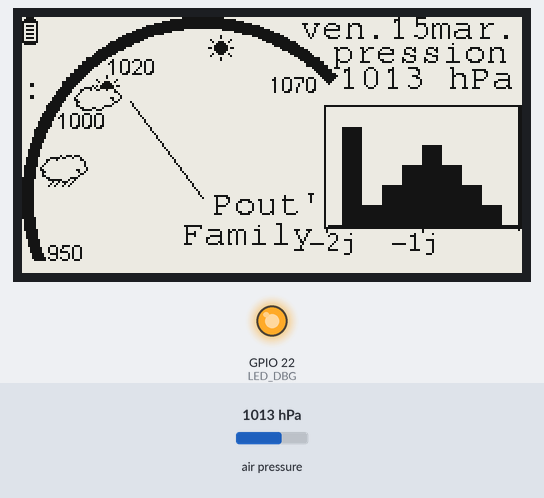
Recording of a program running on a simulated ESP32. Parts: 250×128 one-colour display, output pins drawn as LEDs (lit = HIGH). The test bench sets the inputs (shaded band); at power-on: air pressure 1013 hPa. WiFi joins after 1.5 s; servers stay silent unless stated; network time is answered at once with the bench clock; the local clock reads 2024-03-15 10:24:30 at power-on unless the program sets it; not simulated (calls return 0 or success): WifiConfig.h; what the program prints to the serial monitor is not drawn.

Above: at 5.2 s.
5.3 s: air pressure set to 952 hPa
At 12.1 s:
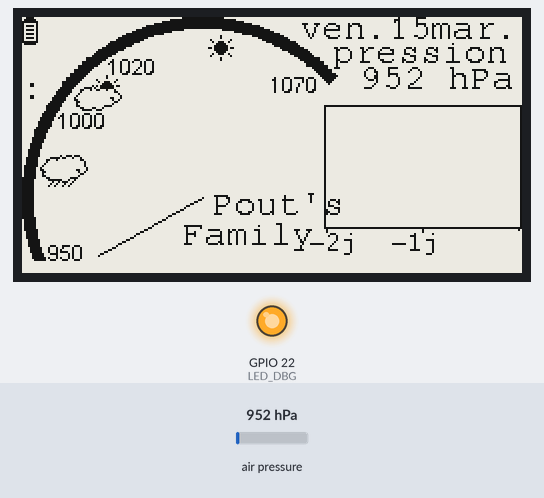
12.6 s: air pressure set to 975 hPa
At 17.9 s:
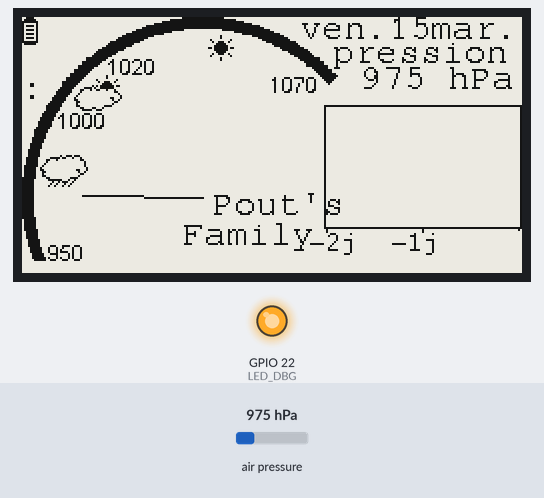
19.9 s: air pressure set to 1000 hPa
At 24.9 s:
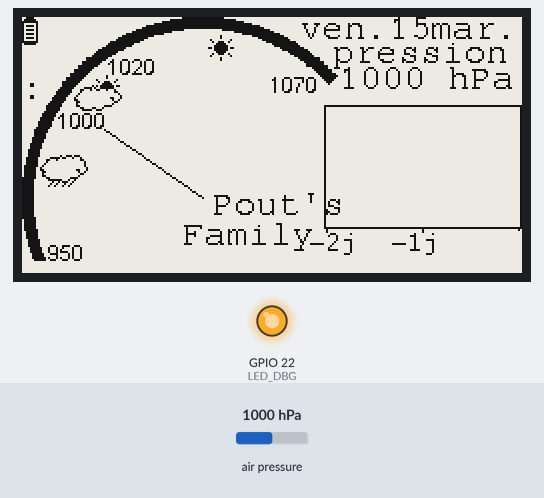
Timing chart, 0 to 26.4 s (numbered marks = the images above; inputs shaded):
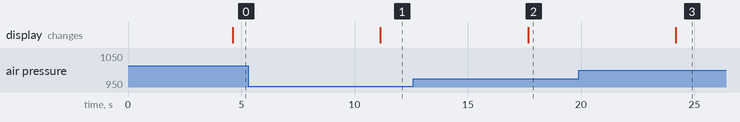

Measured:
- after the input at 5.3 s, the display: changes after 5.8 s (image 1)
- after the input at 12.6 s, the display: changes after 5.1 s (image 2)
- after the input at 19.9 s, the display: changes after 4.3 s (image 3)

The program:

main.cpp
```cpp
/******************************************************************************
    BarometrePS                                     Stéphane Lepoutère (c) 2020

    Fait
        Lecture de la pression
        Affichage sur écran paperScreen avec graphe si changement
    A faire
        Affichage de l'heure
        Affichage tendance
*/

// Sources : http://www.lilygo.cn/prod_view.aspx?TypeId=50031&Id=1149

#include <Arduino.h>
#include <config.h>

// include library, include base class, make path known
#include <wire.h>
#include "SPI.h"
#include <GxEPD.h>
#include "include/time.h"

// include library, gestion WIFI, fichiers systèmes et json
#include "WifiConfig.h"

#include <wifi.h>
#include <NTPClient.h>
#include <WiFiUdp.h>
#include <time.h>
#include <esp32Ping.h>

// Include capteur de pression
#include <Adafruit_BMP085.h>

#include <GxGDEH0213B73/GxGDEH0213B73.h>        // 2.13" b/w newer panel

extern const unsigned char posAiguille[][2];

int bmpWidth = 250, bmpHeight = 122;
extern const unsigned char lilygo[];
// FreeFonts from Adafruit_GFX
//#include <Fonts/FreeMonoBold12pt7b.h>
//#include <Fonts/FreeMonoBold18pt7b.h>
//#include <Fonts/FreeMonoBold24pt7b.h>
#include <Fonts/FreeMono9pt7b.h>

#include <GxIO/GxIO.h>
#include <GxIO/GxIO_SPI/GxIO_SPI.h>

GxIO_Class io(SPI, /*CS=5*/ ELINK_SS, /*DC=*/ELINK_DC, /*RST=*/ELINK_RESET);
GxEPD_Class display(io, /*RST=*/ELINK_RESET, /*BUSY=*/ELINK_BUSY);

SPIClass sdSPI(VSPI);

int startX = 0, startY = 0;

// définition du capteur de pression
Adafruit_BMP085 bmp;

// Définition des configuration du WIFI
// ----- création des objets serveurs et paramètres ---
const char *ssid = YOUR_WIFI_SSID;
const char *password = YOUR_WIFI_PASSWD;

// Configuration du serveur NTP
const char *ntpServer = "pool.ntp.org";
const long gmtOffset_sec = 0;
const int daylightOffset_sec = 3600;
// Define NTP Client to get time
WiFiUDP ntpUDP;
NTPClient timeClient(ntpUDP);

const char t_jour[7][5] =
    {"dim.", "lun.", "mar.", "mer.", "jeu.", "ven.", "sam."};

const char t_mois[12][5] =
    {"jan.", "fev.", "mar.", "avr.", "mai ", "juin", "jui.", "aou.", "sep.", "oct.", "nov.", "dec."};

// Protypes des fonctions
void setup_init();
void initWiFi();

//-----------------------------------------------------------------------------
// SETUP ----------------------------------------------------------------------
void setup()
{
    // Lecture de l'origine du reset
    esp_sleep_wakeup_cause_t wakeup_reason;
    wakeup_reason = esp_sleep_get_wakeup_cause();

    // Configuration du port série, du port SPI, de l'écran
    setup_init();

    // affichage de l'origine du reset
    switch (wakeup_reason)
    {
        case ESP_SLEEP_WAKEUP_EXT0: Serial.println("Wakeup caused by external signal using RTC_IO"); break;
        case ESP_SLEEP_WAKEUP_EXT1: Serial.println("Wakeup caused by external signal using RTC_CNTL"); break;
        case ESP_SLEEP_WAKEUP_TIMER: Serial.println("Wakeup caused by timer"); break;
        case ESP_SLEEP_WAKEUP_TOUCHPAD: Serial.println("Wakeup caused by touchpad"); break;
        case ESP_SLEEP_WAKEUP_ULP: Serial.println("Wakeup caused by ULP program"); break;
        default:
        {
          Serial.printf("Wakeup was not caused by deep sleep: %d\n", wakeup_reason);
        } break;
    }

    // Configuration paramètres wake up
    esp_sleep_enable_ext0_wakeup((gpio_num_t)BUTTON_PIN, LOW);
    esp_sleep_enable_timer_wakeup((uint64_t) (TIME_TO_SLEEP * uS_TO_S_FACTOR));
    Serial.printf("Setup ESP32 to sleep for every %d Seconds\n", TIME_TO_SLEEP);

    timeClient.setTimeOffset(3600);
}

//-----------------------------------------------------------------------------
// LOOP -----------------------------------------------------------------------
void loop()
{
    static int32_t pression_pre = 0;
    static int32_t pressions[P_ECHANTILLONS] =
        {102000, 102000, 102000, 102000, 102000, 102000, 102000, 102000, 102000, 102000,
         102000, 102000, 102000, 102000, 102000, 102000, 102000, 102000, 102000, 102000,
         102000, 102000, 102000, 102000, 102000, 102000, 102000, 102000, 102000, 102000};
    static int32_t pressions_historique[P_HISTO] =
        {104, 104, 104, 104, 104, 104, 104, 104, 104, 104,
          94,  94,  94,  94,  94,  94,  94,  94,  94,  94,
          84,  84,  84,  84,  84,  84,  84,  84,  84,  84,
          74,  74,  74,  74,  74,  74,  74,  74,  74,  74,
          64,  64,  64,  64,  64,  64,  64,  64,  64,  64,
          74,  74,  74,  74,  74,  74,  74,  74,  74,  74,
          84,  84,  84,  84,  84,  84,  84,  84,  84,  84,
          94,  94,  94,  94,  94,  94,  94,  94,  94,  94,
          55,  55,  55,  55,  55,  55,  55,  55,  55,  55,
         104, 104, 104, 104, 104, 104};
    static int8_t pression_pos = 1; // première moyenne

    Serial.println("lecture...");
    int32_t pression = bmp.readPressure();
    pression_pos--;
    pressions[pression_pos] = pression;

    pression /= 100;
    Serial.printf("pression : %d\n", pression);

    timeClient.begin();
    Serial.println("lecture de l'heure : ");

    bool success = Ping.ping("192.168.0.2", 3);

    if (!success)
    {
        Serial.println("Ping failed");
    }
    else
    {
        Serial.println("Ping succesful.");
    }

    while (!timeClient.update())
    {
//        timeClient.forceUpdate();
        Serial.print(".");
        delay(500);
    }

    Serial.printf("\n%s : \n", timeClient.getFormattedTime().c_str());

    if(pression != pression_pre)
    {
        pression_pre = pression;
        display.drawBitmap(lilygo, startX, startY, bmpWidth, bmpHeight, GxEPD_BLACK);

        //    display.setTextColor(GxEPD_BLACK);
        display.setCursor(155, 22);
        display.print("pression : ");
        Serial.printf("Pression : %dhPa\n", pression);
        display.setCursor(158, 35);
        display.printf("%4d hPa", pression);
        pression -= 950;
        pression <<= 1;
        pression /= 3;

        display.drawLine(90, 90, posAiguille[pression][0], posAiguille[pression][1], GxEPD_BLACK);

        display.setCursor(95, 98);
        display.print("Pout's");
        display.setCursor(80, 113);
        display.print("Family");
    }

    tm var_time;
    time_t epochTime = timeClient.getEpochTime();
    gmtime_r(&epochTime, &var_time);
    display.setCursor(139, 10);
    display.printf("%s%d", t_jour[timeClient.getDay()], var_time.tm_mday);
    display.setCursor(204, 10);
    display.print(t_mois[var_time.tm_mon]);
    Serial.printf("%s %d %s", t_jour[timeClient.getDay()], var_time.tm_mday, t_mois[var_time.tm_mon]);

    //-------------------------------------------------------------------------
    // Gestion de l'historique

    if(pression_pos == 0)
    {
        // Repart l'échantillonne à 0
        pression_pos = P_ECHANTILLONS;

        // Calculer la moyenne
        uint32_t pression_moyenne = 0;

        for (uint8_t x = 0; x < P_ECHANTILLONS; x++)
        {
            pression_moyenne += pressions[x];
        }
        Serial.printf(" pression cumulée : %d", pression_moyenne);
//        pression_moyenne >>= 5;           // A améliorer pour gérer les divisions par 2
        pression_moyenne /= 6000;
        Serial.printf(" / pression moyenne : %d", pression_moyenne);
        // Transformer en position y
        pression_moyenne = (104 - (pression_moyenne - 475));
        Serial.printf(" / position écran : %d\n", pression_moyenne);

        // Décaler le tableau d'historique et ajouter la nouvelle valeur
        for (uint8_t x = 1; x < P_HISTO; x++)
        {
            pressions_historique[x - 1] = pressions_historique[x];
        }
        pressions_historique[0] = pression_moyenne;

        // Affichage des valeurs dans le tableau, le 0 à droite

        display.drawRect(151, 44, 98, 62, GxEPD_BLACK);
        display.fillRect(152, 45, 96, 60, GxEPD_WHITE);
        for (uint8_t x = 0; x < P_HISTO; x++)
        {
            display.drawLine(248 - x, pressions_historique[x], 248 - x, 104, GxEPD_BLACK);
        }
    }

    display.update();
    delay(1000);
    Serial.println("veille...");
    Serial.flush();

    // Endort le wifi
    WiFi.disconnect(true);
    WiFi.mode(WIFI_OFF);

    esp_light_sleep_start();

    Serial.printf("Statut WIFI : %d connecté : %d\n", WiFi.status(), WiFi.isConnected());

    WiFi.mode(WIFI_STA);
    WiFi.reconnect();
    Serial.printf("Trying to connect [%s] \n", WiFi.macAddress().c_str());

    while ((WiFi.status() != WL_CONNECTED))        // && ((millis() - tempo) >= 10000)) // attente max 10 secondes
    {
        Serial.print(".");
        delay(500);
    }
    Serial.printf("\nconnecté : %s / %s\n", WiFi.localIP().toString().c_str(), WiFi.softAPIP().toString().c_str());
    Serial.printf("Statut WIFI : %d connecté : %d\n", WiFi.status(), WiFi.isConnected());

    timeClient.end();
}

void setup_init()
{
    pinMode(LED_DBG, OUTPUT);
    digitalWrite(LED_DBG, LOW);
    Serial.begin(115200);
    Serial.setDebugOutput(true);

    Serial.println();
    Serial.println("Début de la configuration...");
    SPI.begin(SPI_CLK, SPI_MISO, SPI_MOSI, ELINK_SS);
    display.init();        // enable diagnostic output on Serial

    if (!bmp.begin())
    {
        Serial.println("Could not find a valid BMP085 sensor, check wiring!");
        while (1)
        {
            digitalWrite(LED_DBG, (millis() % 200) < 50);
        }
    }

    display.setRotation(1);
    display.fillScreen(GxEPD_WHITE);
    display.setTextColor(GxEPD_BLACK);
    display.setFont(&FreeMono9pt7b);
    display.setCursor(0, 0);

    initWiFi();

    digitalWrite(LED_DBG, HIGH);
}

// ----------------------------------------------------------------------------
// Connecting to the WiFi network
// ----------------------------------------------------------------------------
void initWiFi()
{
    WiFi.mode(WIFI_STA);
    WiFi.begin(ssid, password);
    Serial.printf("Trying to connect [%s] \n", WiFi.macAddress().c_str());

    while ((WiFi.status() != WL_CONNECTED))// && ((millis() - tempo) >= 10000)) // attente max 10 secondes
    {
        Serial.print(".");
        delay(500);
    }
    Serial.printf("\nconnecté : %s / %s\n", WiFi.localIP().toString().c_str(), WiFi.softAPIP().toString().c_str());

    // Init and get the time
    configTime(gmtOffset_sec, daylightOffset_sec, ntpServer);
}
```

config.h
```cpp
#pragma once
/******************************************************************************
    BarometrePS                                     Stéphane Lepoutère (c) 2020

    Paramètres et configuration de la carte et des spécifications
*/

#include <Arduino.h>

#define SPI_MOSI 23
#define SPI_MISO -1
#define SPI_CLK 18

#define ELINK_SS 5
#define ELINK_BUSY 4
#define ELINK_RESET 16
#define ELINK_DC 17

#define BUTTON_PIN 39
#define LED_DBG GPIO_NUM_22

//#define TIME_TO_SLEEP  ( 15 * 60 )
#define TIME_TO_SLEEP (60 * 1)
#define uS_TO_S_FACTOR 1000000

#define P_ECHANTILLONS  30
#define P_HISTO         96
```

Source omitted: bitmaps.cpp (data table, 20690 bytes)
